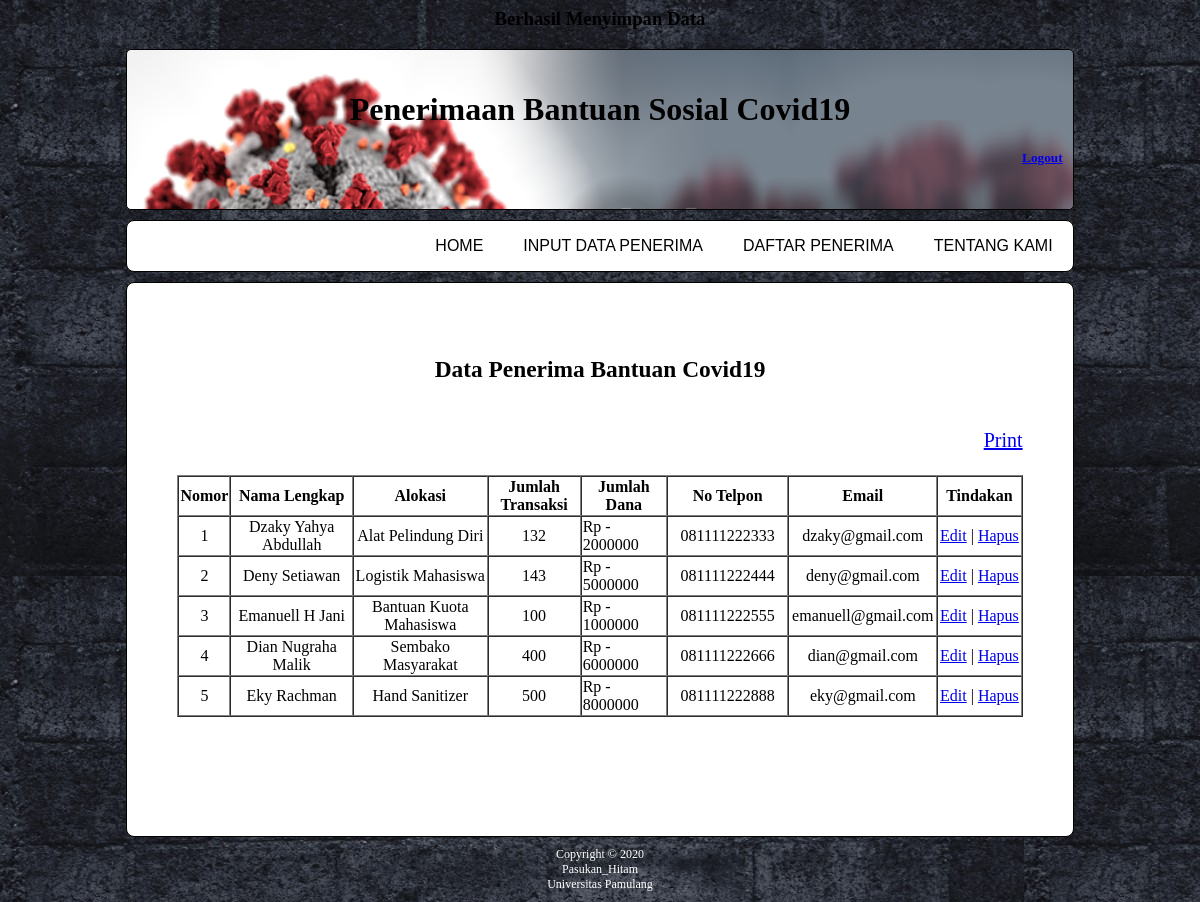
Page /admin/proses_input.php on the committed database.
### tables this page shows
CREATE TABLE `data_penerima` (
  `Nomor` varchar(15) NOT NULL,
  `Nama_Lengkap` varchar(45) NOT NULL,
  `Alokasi` varchar(45) NOT NULL,
  `Jumlah_Transaksi` varchar(45) NOT NULL,
  `Jumlah_Dana` bigint(45) NOT NULL,
  `No_Telp` varchar(15) NOT NULL,
  `Email` varchar(45) NOT NULL
);

### admin/form_tampil.php (the view, shortened to what this page needs)
<html>
<head>
    <link rel="stylesheet" type="text/css" href="style.css">
</head>
<body>
    <?php include "koneksi.php"; ?>
    <div class="content">
        <header>
            <h1 class="judul">Penerimaan Bantuan Sosial Covid19</h1>
            <h5 class="logout"><a href="logout.php">Logout</a></h5>
        </header>
        <div class="menu">
            <ul>
                <li>
                    <a href="aboutUs.php">Tentang Kami</a>
                </li>
                <li>
                    <a href="form_tampil.php">Daftar Penerima</a>
                </li>
                <li>
                    <a href="form_input.php">Input Data Penerima</a>
                </li>
                <li>
                    <a href="index.php">Home</a>
                </li>
            </ul>
        </div>
        <div id="isi">
            <h3 align="center">Data Penerima Bantuan Covid19</h3>
            <br>
            <nav align="right">
                <a href="proses_cetak.php" target="_blank">Print</a>
            </nav>
            <br>
            <table border="1" cellspacing="0" align="center">
                <thead>
                    <tr>
                        <th width="30px">Nomor</th>
                        <th width="200px">Nama Lengkap</th>
                        <th width="210px">Alokasi</th>
                        <th width="120px">Jumlah Transaksi</th>
                        <th width="120px">Jumlah Dana</th>
                        <th width="150px">No Telpon</th>
                        <th width="150px">Email</th>
                        <th width="100px">Tindakan</th>
                    </tr>
                </thead>
                <tbody>
                    <?php
                    $ambildata = mysqli_query($db, "SELECT * FROM data_penerima");
                    while ($a = mysqli_fetch_array($ambildata)) { ?>
                        <tr align="center">
                            <td><?php echo $a['Nomor']; ?></td>
                            <td><?php echo $a['Nama_Lengkap']; ?></td>
                            <td><?php echo $a['Alokasi']; ?></td>
                            <td><?php echo $a['Jumlah_Transaksi']; ?></td>
                            <td align="left"><?php echo "Rp - ", $a['Jumlah_Dana']; ?></td>
                            <td><?php echo $a['No_Telp']; ?></td>
                            <td><?php echo $a['Email']; ?></td>
                            <td>
                                <?php echo "<a href='form_edit.php?id=" . $a[0] . "'>Edit</a> | ";
                                echo "<a href='proses_hapus.php?id=" . $a[0] . "'>Hapus</a>"; ?>
                            </td>
                        </tr>
                    <?php } ?>
                </tbody>
            </table> <br><br><br>
        </div>
        <div class="copyright">
            Copyright &copy; 2020 <br>
            Pasukan_Hitam<br>
            Universitas Pamulang
        </div>
    </div>
</body>
</html>

### admin/style.css (style rules this page uses)
body { background-image: url("images/bg1.jpg"); }
.content { width: 80%; margin: 10px auto; }
header { background: url("images/gbr.png"); background-size: cover; background-color: white; padding: 20px 10px; border-radius: 5px; border: 1px solid #000000; margin-bottom: 10px; }
header h1.judul { text-align: center; }
header h4.namaLogin, header h5.logout { text-align: right; }
.menu { background-color: #ffffff; border: 1px solid #000000; border-radius: 8px; margin-bottom: 10px; }
div.menu ul { list-style: none; overflow: hidden; }
div.menu ul li { float: right; text-align: center; text-transform: uppercase; }
div.menu ul li a { padding: 0 20px; text-align: center; text-decoration: none; color: #000000; font-family: sans-serif; font-size: 16px; font-style: bold; transition: all 0.3s ease-in-out; }
#isi { padding: 50px; background-color: #ffffff; border: 1px solid #000000; border-radius: 8px; margin-bottom: 10px; font-size: 20px; }
.copyright { color: white; text-align: center; font-size: 12px; }

### rows in the picture
data_penerima: Nomor "1", Nama_Lengkap "Dzaky Yahya Abdullah", Alokasi "Alat Pelindung Diri", Jumlah_Transaksi "132", Jumlah_Dana "2000000", No_Telp "081111222333", Email "dzaky@gmail.com"
data_penerima: Nomor "2", Nama_Lengkap "Deny Setiawan", Alokasi "Logistik Mahasiswa", Jumlah_Transaksi "143", Jumlah_Dana "5000000", No_Telp "081111222444", Email "deny@gmail.com"
data_penerima: Nomor "3", Nama_Lengkap "Emanuell H Jani", Alokasi "Bantuan Kuota Mahasiswa", Jumlah_Transaksi "100", Jumlah_Dana "1000000", No_Telp "081111222555", Email "emanuell@gmail.com"
data_penerima: Nomor "4", Nama_Lengkap "Dian Nugraha Malik", Alokasi "Sembako Masyarakat", Jumlah_Transaksi "400", Jumlah_Dana "6000000", No_Telp "081111222666", Email "dian@gmail.com"
data_penerima: Nomor "5", Nama_Lengkap "Eky Rachman", Alokasi "Hand Sanitizer", Jumlah_Transaksi "500", Jumlah_Dana "8000000", No_Telp "081111222888", Email "eky@gmail.com"
